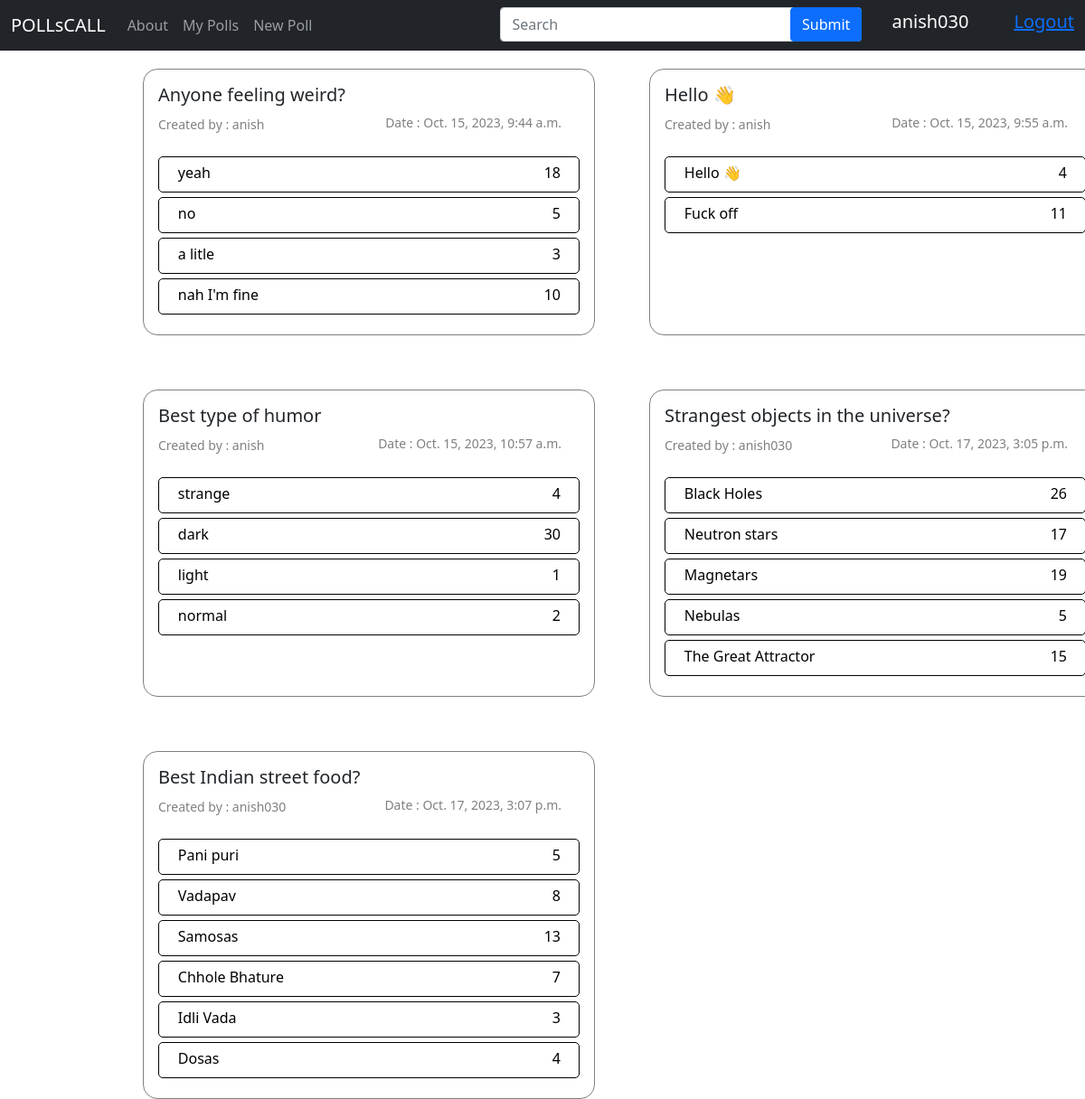
The app's page / (signed in), older data.
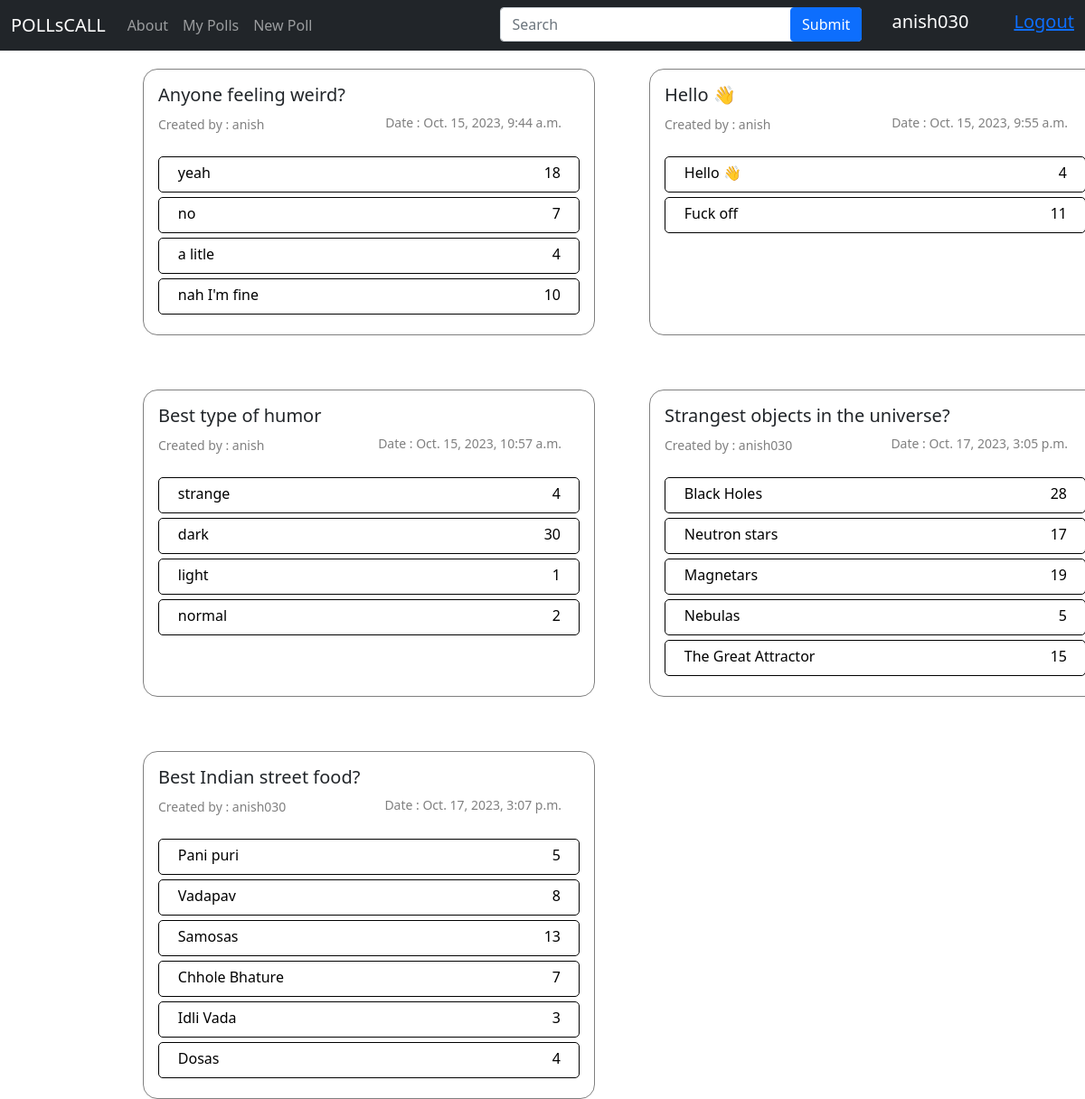
The same page, newer data.
### polls/models.py (models this page shows, shortened)
class Choice(models.Model):
    question = models.ForeignKey(Poll, on_delete=models.CASCADE)
    option_text = models.CharField(max_length=255)
    votes = models.IntegerField(default=0)

### polls/views.py (the view)
# urls.py: path('', views.index, name="home"),
@login_required(login_url="login")
def index(request):
    poll = Poll.objects.all()
    choice = Choice.objects.all()
    if request.user.is_anonymous:
        return redirect("/login")
    if request.GET.get('search'):
        poll = poll.filter(question__icontains = request.GET.get('search') )
    if request.user.is_superuser:
        return render(request, "adminHome.html",{"polls":poll,"choices":choice})
    return render(request, "index.html",{"polls":poll,"choices":choice,"vote":vote })

### templates/index.html (shortened to what this page needs)
{% extends 'base.html' %}
{% block serach_bar %}
<div style="position:relative; width:400px;">
    <form action="">
      <input
        type="text"
        id="search"
        name="search"
        class="form-control"
        placeholder="Search"
      />
      <button type="submit" class="btn btn-primary" style="position: absolute; top:0;right:0;">
        Submit
      </button>
    </form>
  </div>
{% endblock serach_bar %}
{% block body %}
<section>
  <div class="wrapper">
    {% for poll in polls %}
                 <div class="card-body pollContent poll" style="min-width: 400px; overflow: wrap" >
                   <h5 class="card-title">{{poll.question}}</h5>
                   <weak>
                     Created by : {{poll.creator}}
                     <div>Date : {{poll.pub_date}}</div> </weak
                   ><br /><br />
                   {% for choice in poll.choice_set.all %}
                   <a href="/vote/{{choice.id}}" style="text-decoration : none;">
                     <div name="answer1" class="options vote-button" style="text-decoration : none;">
                       &nbsp;&nbsp;&nbsp;&nbsp;&nbsp;{{choice.option_text}} <p style="float:right; padding-right:20px;">{{choice.votes}}</p>
                     </div>
                   </a>
                   {% endfor %}
                 </div>
       {% endfor %}
 </div>
</section>
{% endblock body %}

Row changes from the older to the newer data that the page shows:
changed Choice "no": votes "5" → "7"
changed Choice "a litle": votes "3" → "4"
changed Choice "Black Holes": votes "26" → "28"
